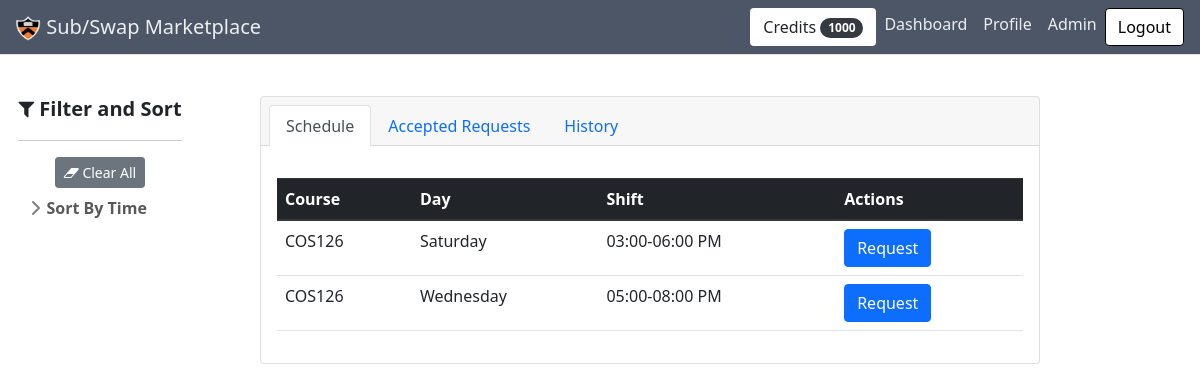
The app's page /profile (signed in), older data.
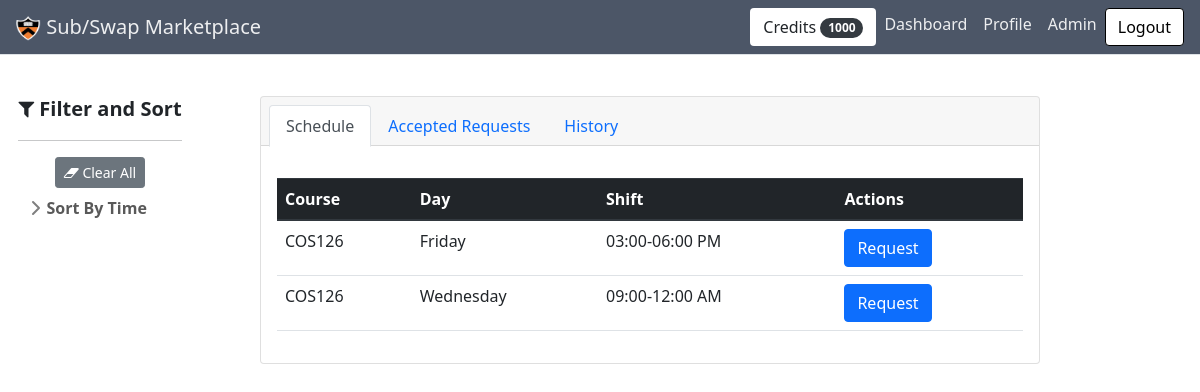
The same page, newer data.
### subapp/models.py (models this page shows, shortened)
class Shift(db.Model):
    id = db.Column(db.Integer, primary_key=True)
    day = db.Column(db.String(10), nullable=False)
    start = db.Column(db.Time, nullable=False)
    end = db.Column(db.Time, nullable=False)
    course = db.Column(db.String(120), nullable=False)
    staff = db.relationship(
        "User", secondary=a_assigned_shifts, back_populates="schedule")
    requests = db.relationship(
        "Request", secondary=a_requested_shifts, back_populates="shift")

### subapp/main/routes.py (the view)
@main.route("/profile", methods=['GET', 'PUT'])
@login_required
def profile():
    html = render_template('main/profile.html', shifts=current_user.schedule,
                           requests=current_user.accepted_requests, history=current_user.inactive_requests())
    return make_response(html)

### subapp/main/routes.py (called while the page is built)
@main.context_processor
def inject_credits():
    return dict(credits=current_user.balance)

### subapp/models.py (called while the page is built)
@login_manager.user_loader
def load_user(user_id):
    return User.query.get(int(user_id))

    def inactive_requests(self):
        return [request for request in self.posted_requests if request.accepted]

### subapp/main/templates/main/profile.html (shortened to what this page needs)
{% extends "main/base.html" %}
{% block content %}
<div class="container-fluid">
  <div class="row align-items-start">
    <div class="sticky sidebar_container col-md-2">
      {% with tags_by_category=tags_by_category %} {% include
      "main/sidebar.html" %} {%endwith%}
    </div>
    <div class="col-md-9">
      <section class="py-5">
        <div class="items_container container px-4 px-lg-5">
          <div class="card">
            <div class="card-header">
              <ul class="nav nav-tabs card-header-tabs" id="bologna-list" role="tablist">
                <li class="nav-item">
                  <a class="nav-link active" href="#description" role="tab" aria-controls="description"
                    aria-selected="true">Schedule</a>
                </li>
                <li class="nav-item">
                  <a class="nav-link" href="#history" role="tab" aria-controls="history" aria-selected="false">Accepted
                    Requests</a>
                </li>
                <li class="nav-item">
                  <a class="nav-link" href="#deals" role="tab" aria-controls="deals" aria-selected="false">History</a>
                </li>
              </ul>
            </div>
            <div class="card-body">
              <div class="tab-content mt-3">
                <div class="tab-pane active" id="description" role="tabpanel">
                  <table class="table">
                    <thead class="thead-dark">
                      <tr>
                        <th scope="col">Course</th>
                        <th scope="col">Day</th>
                        <th scope="col">Shift</th>
                        <th scope="col">Actions</th>
                      </tr>
                    </thead>
                    <tbody>
                      {% for shift in shifts %}
                      <tr>
                        <td>{{shift.course}}</td>
                        <td>{{shift.day}}</td>
                        <td> {{shift.start.strftime("%I:%M")}}-{{shift.end.strftime("%I:%M %p")}}</td>
                        <td>
                          <a href="{{url_for('requests.create_request', shiftid=shift.id)}}" class="btn btn-primary"
                            role="button">Request</a>
                        </td>
                      </tr>
                      {% endfor %}
                    </tbody>
                  </table>
                </div>
              </div>
            </div>
          </div>
        </div>
      </section>
    </div>
  </div>
</div>
<link rel="stylesheet"
  href="https://cdnjs.cloudflare.com/ajax/libs/bootstrap-datepicker/1.4.1/css/bootstrap-datepicker3.css" />
{% endblock content %}

Row changes from the older to the newer data that the page shows:
no longer on this page (row edited): Shift: course "COS126", day "Wednesday", start "05:00", end "08:00 PM"
changed Shift "06:00 PM": day "Saturday" → "Friday"
now on this page (row edited): Shift: course "COS126", day "Wednesday", start "09:00", end "12:00 AM"
